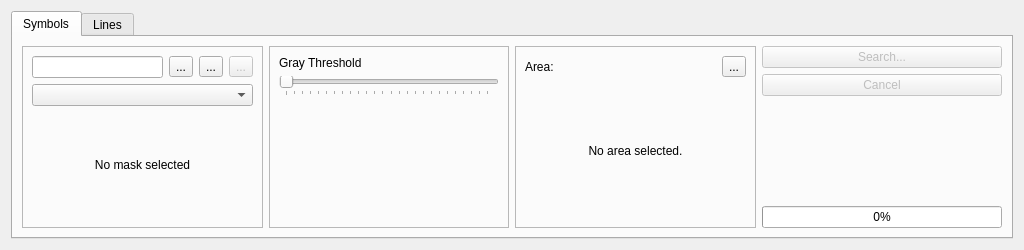
<ui version="4.0" >
 <class>IMapSearchWidget</class>
 <widget class="QWidget" name="IMapSearchWidget" >
  <property name="geometry" >
   <rect>
    <x>0</x>
    <y>0</y>
    <width>1024</width>
    <height>250</height>
   </rect>
  </property>
  <property name="minimumSize" >
   <size>
    <width>1024</width>
    <height>196</height>
   </size>
  </property>
  <property name="maximumSize" >
   <size>
    <width>16777214</width>
    <height>250</height>
   </size>
  </property>
  <property name="windowTitle" >
   <string>Form</string>
  </property>
  <layout class="QVBoxLayout" name="verticalLayout" >
   <item>
    <widget class="QTabWidget" name="tabWidget" >
     <property name="currentIndex" >
      <number>0</number>
     </property>
     <widget class="QWidget" name="symbols" >
      <attribute name="title" >
       <string>Symbols</string>
      </attribute>
      <layout class="QVBoxLayout" name="verticalLayout_2" >
       <item>
        <layout class="QHBoxLayout" >
         <item>
          <widget class="QFrame" name="frame_2" >
           <property name="frameShape" >
            <enum>QFrame::StyledPanel</enum>
           </property>
           <property name="frameShadow" >
            <enum>QFrame::Raised</enum>
           </property>
           <layout class="QVBoxLayout" >
            <item>
             <layout class="QHBoxLayout" >
              <item>
               <widget class="QLineEdit" name="lineMaskName" >
                <property name="sizePolicy" >
                 <sizepolicy vsizetype="Fixed" hsizetype="Minimum" >
                  <horstretch>0</horstretch>
                  <verstretch>0</verstretch>
                 </sizepolicy>
                </property>
               </widget>
              </item>
              <item>
               <widget class="QToolButton" name="toolNewMask" >
                <property name="text" >
                 <string>...</string>
                </property>
               </widget>
              </item>
              <item>
               <widget class="QToolButton" name="toolDeleteMask" >
                <property name="text" >
                 <string>...</string>
                </property>
               </widget>
              </item>
              <item>
               <widget class="QToolButton" name="toolSaveMask" >
                <property name="enabled" >
                 <bool>false</bool>
                </property>
                <property name="text" >
                 <string>...</string>
                </property>
               </widget>
              </item>
             </layout>
            </item>
            <item>
             <widget class="QComboBox" name="comboSymbols" />
            </item>
            <item>
             <widget class="QLabel" name="labelMask" >
              <property name="sizePolicy" >
               <sizepolicy vsizetype="MinimumExpanding" hsizetype="Preferred" >
                <horstretch>0</horstretch>
                <verstretch>0</verstretch>
               </sizepolicy>
              </property>
              <property name="text" >
               <string>No mask selected</string>
              </property>
              <property name="alignment" >
               <set>Qt::AlignCenter</set>
              </property>
             </widget>
            </item>
           </layout>
          </widget>
         </item>
         <item>
          <widget class="QFrame" name="frame_3" >
           <property name="frameShape" >
            <enum>QFrame::StyledPanel</enum>
           </property>
           <property name="frameShadow" >
            <enum>QFrame::Raised</enum>
           </property>
           <layout class="QVBoxLayout" >
            <item>
             <widget class="QLabel" name="label_2" >
              <property name="text" >
               <string>Gray Threshold</string>
              </property>
             </widget>
            </item>
            <item>
             <widget class="QSlider" name="sliderThreshold" >
              <property name="sizePolicy" >
               <sizepolicy vsizetype="Fixed" hsizetype="Minimum" >
                <horstretch>0</horstretch>
                <verstretch>0</verstretch>
               </sizepolicy>
              </property>
              <property name="maximum" >
               <number>255</number>
              </property>
              <property name="singleStep" >
               <number>10</number>
              </property>
              <property name="orientation" >
               <enum>Qt::Horizontal</enum>
              </property>
              <property name="tickPosition" >
               <enum>QSlider::TicksBelow</enum>
              </property>
             </widget>
            </item>
            <item>
             <spacer>
              <property name="orientation" >
               <enum>Qt::Vertical</enum>
              </property>
              <property name="sizeHint" stdset="0" >
               <size>
                <width>20</width>
                <height>40</height>
               </size>
              </property>
             </spacer>
            </item>
           </layout>
          </widget>
         </item>
         <item>
          <widget class="QFrame" name="frame" >
           <property name="frameShape" >
            <enum>QFrame::StyledPanel</enum>
           </property>
           <property name="frameShadow" >
            <enum>QFrame::Raised</enum>
           </property>
           <layout class="QVBoxLayout" >
            <item>
             <layout class="QHBoxLayout" >
              <item>
               <widget class="QLabel" name="label" >
                <property name="text" >
                 <string>Area:</string>
                </property>
               </widget>
              </item>
              <item>
               <widget class="QToolButton" name="toolSelectArea" >
                <property name="text" >
                 <string>...</string>
                </property>
               </widget>
              </item>
             </layout>
            </item>
            <item>
             <widget class="QLabel" name="labelArea" >
              <property name="sizePolicy" >
               <sizepolicy vsizetype="MinimumExpanding" hsizetype="Preferred" >
                <horstretch>0</horstretch>
                <verstretch>0</verstretch>
               </sizepolicy>
              </property>
              <property name="text" >
               <string>No area selected.</string>
              </property>
              <property name="alignment" >
               <set>Qt::AlignCenter</set>
              </property>
              <property name="wordWrap" >
               <bool>true</bool>
              </property>
             </widget>
            </item>
           </layout>
          </widget>
         </item>
         <item>
          <layout class="QVBoxLayout" >
           <item>
            <widget class="QPushButton" name="pushSearch" >
             <property name="enabled" >
              <bool>false</bool>
             </property>
             <property name="text" >
              <string>Search...</string>
             </property>
            </widget>
           </item>
           <item>
            <widget class="QPushButton" name="pushCancel" >
             <property name="enabled" >
              <bool>false</bool>
             </property>
             <property name="text" >
              <string>Cancel</string>
             </property>
            </widget>
           </item>
           <item>
            <spacer>
             <property name="orientation" >
              <enum>Qt::Vertical</enum>
             </property>
             <property name="sizeHint" stdset="0" >
              <size>
               <width>20</width>
               <height>40</height>
              </size>
             </property>
            </spacer>
           </item>
           <item>
            <widget class="QLabel" name="labelProgress" >
             <property name="text" >
              <string/>
             </property>
            </widget>
           </item>
           <item>
            <widget class="QProgressBar" name="progressBar" >
             <property name="sizePolicy" >
              <sizepolicy vsizetype="Fixed" hsizetype="Minimum" >
               <horstretch>0</horstretch>
               <verstretch>0</verstretch>
              </sizepolicy>
             </property>
             <property name="value" >
              <number>0</number>
             </property>
             <property name="alignment" >
              <set>Qt::AlignHCenter</set>
             </property>
             <property name="textVisible" >
              <bool>true</bool>
             </property>
             <property name="invertedAppearance" >
              <bool>false</bool>
             </property>
            </widget>
           </item>
          </layout>
         </item>
        </layout>
       </item>
      </layout>
     </widget>
     <widget class="QWidget" name="lines" >
      <attribute name="title" >
       <string>Lines</string>
      </attribute>
      <layout class="QHBoxLayout" name="horizontalLayout" >
       <item>
        <widget class="QGroupBox" name="groupBox" >
         <property name="title" >
          <string>Find Label</string>
         </property>
         <layout class="QGridLayout" name="gridLayout" >
          <item row="0" column="0" >
           <widget class="QLabel" name="label_3" >
            <property name="text" >
             <string>Text to find:</string>
            </property>
           </widget>
          </item>
          <item row="0" column="1" >
           <widget class="QLineEdit" name="lineTextToFind" />
          </item>
          <item row="0" column="2" >
           <widget class="QPushButton" name="pushSearchText" >
            <property name="text" >
             <string>Search</string>
            </property>
           </widget>
          </item>
          <item row="1" column="1" >
           <widget class="QLabel" name="labelStatusLabel" >
            <property name="text" >
             <string/>
            </property>
            <property name="wordWrap" >
             <bool>true</bool>
            </property>
           </widget>
          </item>
          <item row="1" column="2" >
           <widget class="QPushButton" name="pushToTrack" >
            <property name="text" >
             <string>To Track</string>
            </property>
           </widget>
          </item>
         </layout>
         <zorder>lineTextToFind</zorder>
         <zorder>pushSearchText</zorder>
         <zorder>pushToTrack</zorder>
         <zorder>labelStatusLabel</zorder>
         <zorder>label_3</zorder>
        </widget>
       </item>
       <item>
        <widget class="QGroupBox" name="groupBox_2" >
         <property name="title" >
          <string>Visible Lines</string>
         </property>
         <layout class="QGridLayout" name="gridLayout_2" >
          <item row="0" column="0" >
           <spacer name="horizontalSpacer" >
            <property name="orientation" >
             <enum>Qt::Horizontal</enum>
            </property>
            <property name="sizeHint" stdset="0" >
             <size>
              <width>40</width>
              <height>20</height>
             </size>
            </property>
           </spacer>
          </item>
         </layout>
        </widget>
       </item>
      </layout>
     </widget>
    </widget>
   </item>
  </layout>
 </widget>
 <resources/>
 <connections/>
</ui>
